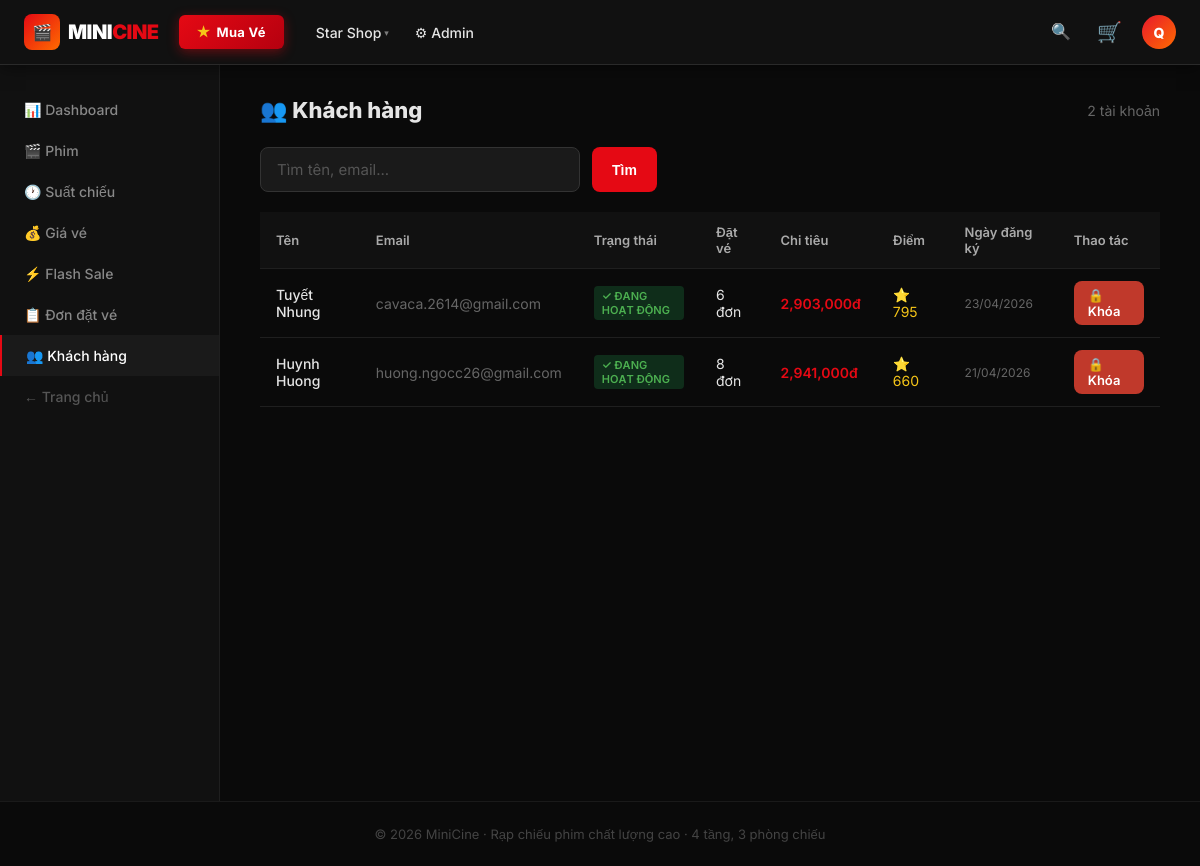
The app's page /admin/users.php (signed in), older data.
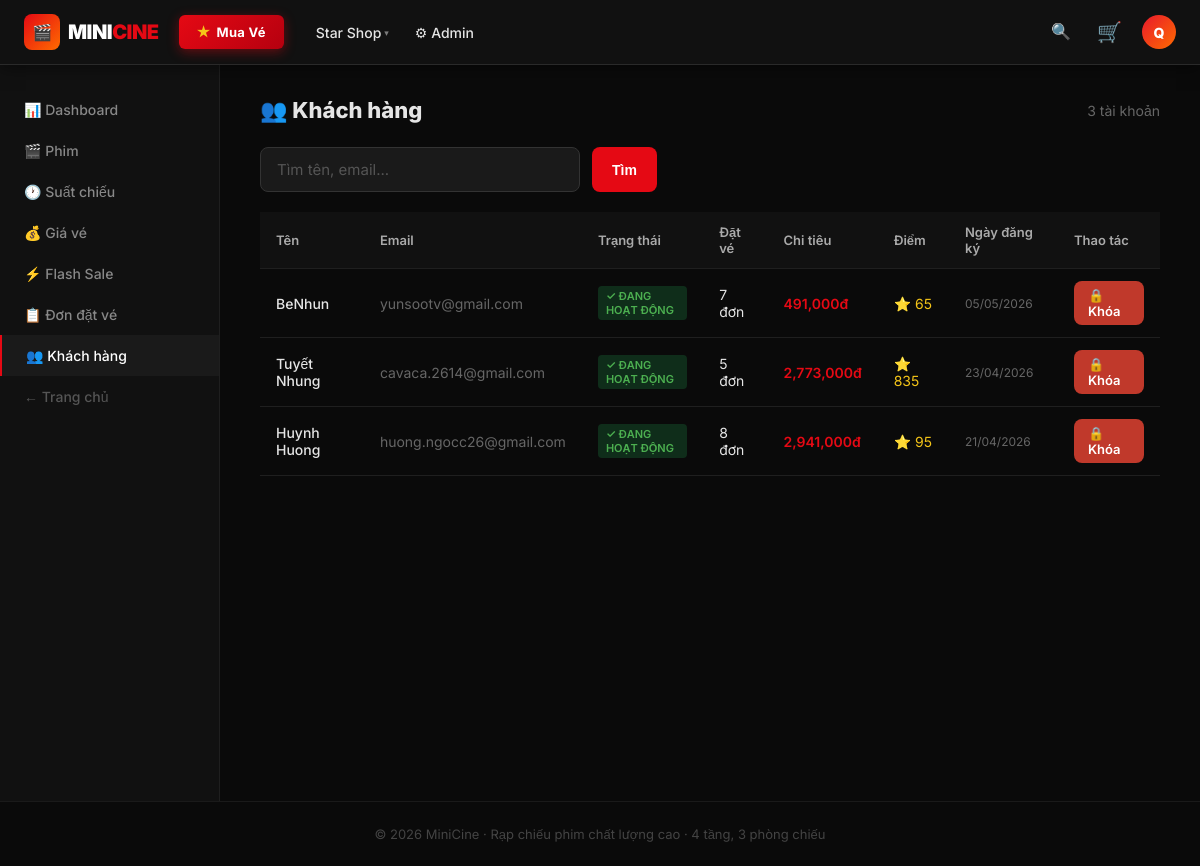
The same page, newer data.
### tables this page shows
CREATE TABLE `tblusers` (
  `id` int(10) UNSIGNED NOT NULL,
  `email` varchar(191) NOT NULL,
  `password_hash` varchar(255) NOT NULL,
  `full_name` varchar(120) NOT NULL DEFAULT '',
  `role` enum('customer','admin') NOT NULL DEFAULT 'customer',
  `email_verified` tinyint(1) NOT NULL DEFAULT 0,
  `verify_token` varchar(64) DEFAULT NULL,
  `reset_token` varchar(64) DEFAULT NULL,
  `reset_expires` datetime DEFAULT NULL,
  `total_points` int(11) NOT NULL DEFAULT 0,
  `created_at` datetime NOT NULL DEFAULT current_timestamp()
);

### admin/users.php (the view, shortened to what this page needs)
<?php
require_once __DIR__ . '/../includes/layout.php';
$db  = db();
$search = trim($_GET['q'] ?? '');
$where  = "role='customer'";
$users = $db->query("
    SELECT u.*,
      (SELECT COUNT(*) FROM tblBookings WHERE user_id=u.id AND payment_status='paid') as booking_count,
      (SELECT COALESCE(SUM(total_price),0) FROM tblBookings WHERE user_id=u.id AND payment_status='paid') as total_spent
    FROM tblUsers u WHERE $where ORDER BY u.created_at DESC
")->fetch_all(MYSQLI_ASSOC);
?>
<div class="admin-layout">
<?php include __DIR__ . '/sidebar.php'; ?>
<div class="admin-content">
  <div style="display:flex;justify-content:space-between;align-items:center;margin-bottom:24px">
    <h1 style="font-size:22px;font-weight:800">👥 Khách hàng</h1>
    <span class="text-muted" style="font-size:14px"><?= count($users) ?> tài khoản</span>
  </div>
  <form method="get" style="display:flex;gap:12px;margin-bottom:20px">
    <input class="form-control" type="text" name="q" value="<?= htmlspecialchars($search) ?>"
           placeholder="Tìm tên, email..." style="max-width:320px">
    <button class="btn btn-primary" type="submit">Tìm</button>
  </form>
  <div class="table-wrap">
    <table>
      <thead>
        <tr><th>Tên</th><th>Email</th><th>Trạng thái</th><th>Đặt vé</th><th>Chi tiêu</th><th>Điểm</th><th>Ngày đăng ký</th><th>Thao tác</th></tr>
      </thead>
      <tbody>
        <?php foreach ($users as $u):
          if ($u['email_verified']) {
              $statusLabel = '✓ Đang hoạt động';
              $statusColor = 'background:#0f2d1a;color:#4caf50';
          } elseif ($u['verify_token']) {
              $statusLabel = '⏳ Chờ xác thực email';
              $statusColor = 'background:#2d220f;color:#ff9800';
          } else {
              $statusLabel = '🔒 Đã bị khóa';
              $statusColor = 'background:#2d0f0f;color:#ff4444';
          }
        ?>
        <tr>
          <td style="font-weight:500"><?= htmlspecialchars($u['full_name']) ?></td>
          <td class="text-muted"><?= htmlspecialchars($u['email']) ?></td>
          <td><span class="badge" style="<?= $statusColor ?>"><?= $statusLabel ?></span></td>
          <td><?= $u['booking_count'] ?> đơn</td>
          <td style="color:#e50914;font-weight:600"><?= number_format($u['total_spent']) ?>đ</td>
          <td class="text-gold">⭐ <?= number_format($u['total_points']) ?></td>
          <td class="text-muted" style="font-size:12px"><?= date('d/m/Y', strtotime($u['created_at'])) ?></td>
          <td>
            <a href="?action=toggle&id=<?= $u['id'] ?>"
               class="btn btn-sm <?= $u['email_verified'] ? 'btn-danger' : 'btn-success' ?>"
               onclick="return confirm('<?= $u['email_verified'] ? 'Khóa tài khoản này?' : 'Mở khóa tài khoản này?' ?>')">
              <?= $u['email_verified'] ? '🔒 Khóa' : '🔓 Mở khóa' ?>
            </a>
          </td>
        </tr>
        <?php endforeach; ?>
      </tbody>
    </table>
  </div>
</div>
</div>

Row changes from the older to the newer data that the page shows:
added tblusers: full_name "BeNhun", email "yunsootv@gmail.com", email_verified "✓ ĐANG HOẠT ĐỘNG", booking_count "7", total_spent "491,000", total_points "65", created_at "05/05/2026", shows "🔒 Khóa"
changed tblusers "Tuyết Nhung": booking_count "6" → "5"; total_spent "2,903,000" → "2,773,000"; total_points "795" → "835"
changed tblusers "Huynh Huong": total_points "660" → "95"
Text that changed along with them:
count($users): "2" → "3"
